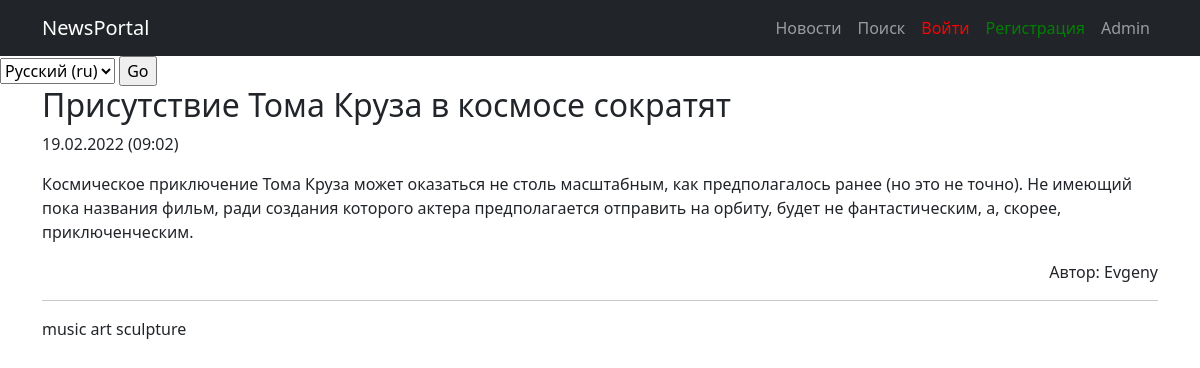
The page /news/21 on the database its author committed.
### newsportal/models.py (models this page shows, shortened)
class Post(models.Model):
    post = 'post'
    news = 'news'
    TYPE_POST = [
        (post, 'Post'),
        (news, 'News'),
    ]
    date_post = models.DateTimeField(auto_now_add=True)
    type_post = models.CharField(max_length=4, choices=TYPE_POST, default=post)
    title_post = models.TextField()
    body_post = models.TextField()
    rate_post = models.IntegerField(default=0)
    author_post = models.ForeignKey("Author", on_delete=models.CASCADE)
    category_post = models.ManyToManyField(Category)

class Author(models.Model):
    rating = models.IntegerField(default=0)
    user = models.OneToOneField(User, on_delete=models.CASCADE)
    def __str__(self):
        return f'{self.user.username}'

class Category(models.Model):
    name = models.CharField(max_length=255, unique=True)
    subscribers = models.ManyToManyField(User)
    def __str__(self):
        return f'{self.name}'

### newsportal/views.py (the view)
# urls.py: path('<int:pk>', NewsPost.as_view(), name='news_detail'),
class NewsPost(DetailView):
    model = Post
    template_name = 'newspost.html'
    context_object_name = 'newspost'
    queryset = Post.objects.all()
    def get_context_data(self, *args, **kwargs):
        if self.request.user.is_authenticated:
            id = self.kwargs.get('pk')
            cat_list = []
            cats = Category.objects.filter(post__pk=id, subscribers=self.request.user).values('name')
            for cat in cats:
                cat_list.append(cat['name'])
            return {
                **super().get_context_data(*args, **kwargs),
                'list_cats': cat_list,
            }
        else:
            return {
                **super().get_context_data(*args, **kwargs),
                'not_authenticated': not self.request.user.is_authenticated,
            }
    def get_object(self, *args, **kwargs):
        obj = cache.get(f'post-{self.kwargs["pk"]}', None)
        if not obj:
            obj = super().get_object(queryset=self.queryset)
            cache.set(f'post-{self.kwargs["pk"]}', obj)
        return obj

### newsportal/templatetags/custom_filters.py (called while the page is built)
@register.filter(name='censor')
@stringfilter
def censor(value):
    lowtext = ''
    stopword = ['бес', 'вам', 'ами', 'ние', 'импресс', 'также']
    ln = len(stopword)
    censored_text = ''
    text = ''
    block = '*'
    for i in value:
        text += i
        lowtext = text.lower()
        flag = 0
        for j in stopword:
            if not lowtext in j:
                flag += 1
            if lowtext == j:
                censored_text += block * len(text)
                flag -= 1
                text = ''
        if flag == ln:
            censored_text += text
            text = ''
    if lowtext != '' and lowtext not in stopword:
        censored_text += text
    elif lowtext != '':
        censored_text += block * len(text)
    return censored_text

### templates/newspost.html (shortened to what this page needs)
{% extends 'account/base.html' %}
{% load i18n %}
{% load custom_filters %}
{% block content %}
<h2>{{newspost.title_post|censor}}</h2>
<p>{{newspost.date_post|date:'d.m.Y (h:m)' }}</p>
<p>{{newspost.body_post|censor}}</p>
<p align="right">{% trans 'Автор' %}: {{newspost.author_post}}</p>
<hr>
{% if not_authenticated %}
    {% for category in newspost.category_post.all %}
        <li style="display:inline;">{{category}}</li>
    {% endfor %}
{% endif %}
{% endblock content %}

### rows shown on the page
Post: title_post|censor "Присутствие Тома Круза в космосе сократят", date_post "19.02.2022 (09:02)", body_post|censor "Космическое приключение Тома Круза может оказаться не столь масштабным, как предполагалось ранее (но это не точно). Не имеющий пока названия фильм, ради создания которого актера предполагается отправить на орбиту, будет не фантастическим, а, скорее, приключенческим.", author_post "Evgeny"
Category: name "music"
Category: name "art"
Category: name "sculpture"

### other values the page prints
form field language "Русский (ru)"
